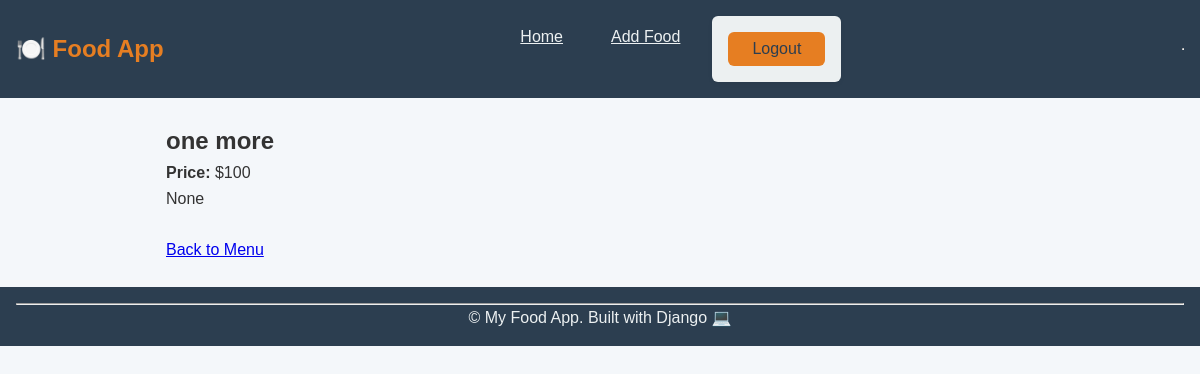
The app's page /food/27/ (signed in) with its own data.
### foods/models.py (models this page shows, shortened)
class Food(models.Model):
    name = models.CharField(max_length=100)
    price = models.IntegerField(default=100)
    description = models.TextField(default='None')
    class Meta:
        ordering = ['price', 'name']

### foods/views.py (the view)
# urls.py: path('food/<int:pk>/', views.FoodDetailView.as_view(), name='food_detail'),
class FoodDetailView(LoginRequiredMixin, DetailView):
    model = Food
    template_name = 'actions/food_detail.html'
    context_object_name = 'food'
    login_url = 'login'

### templates/actions/food_detail.html (shortened to what this page needs)
{% extends 'base.html' %}
{% block content %}
<h2>{{ food.name }}</h2>
<p><strong>Price:</strong> ${{ food.price }}</p>
{{ food.description }}
<br><br>
<a href="{% url 'food_list' %}">Back to Menu</a>
{% endblock %}

### static/css/style.css (style rules this page uses)
*, *::before, *::after { box-sizing: border-box; margin: 0; padding: 0; }
html { font-family: sans-serif; font-size: 16px; scroll-behavior: smooth; }
:root { --color-bg: #f4f7fa; --color-primary: #2c3e50; --color-accent: #e67e22; --color-text: #333; --color-light: #ecf0f1; --color-danger: #e74c3c; --space-1: 0.5rem; --space-2: 1rem; --space-3: 1.5rem; --space-4: 2rem; --font-size-1: 0.875rem; --font-size-2: 1rem; --font-size-3: 1.25rem; --font-size-4: 1.5rem; --radius: 6px; --transition: all 0.2s ease-in-out; }
body { background: var(--color-bg); color: var(--color-text); line-height: 1.6; transition: var(--transition); }

### records on screen
Food: name "one more", price "100", description "None"
